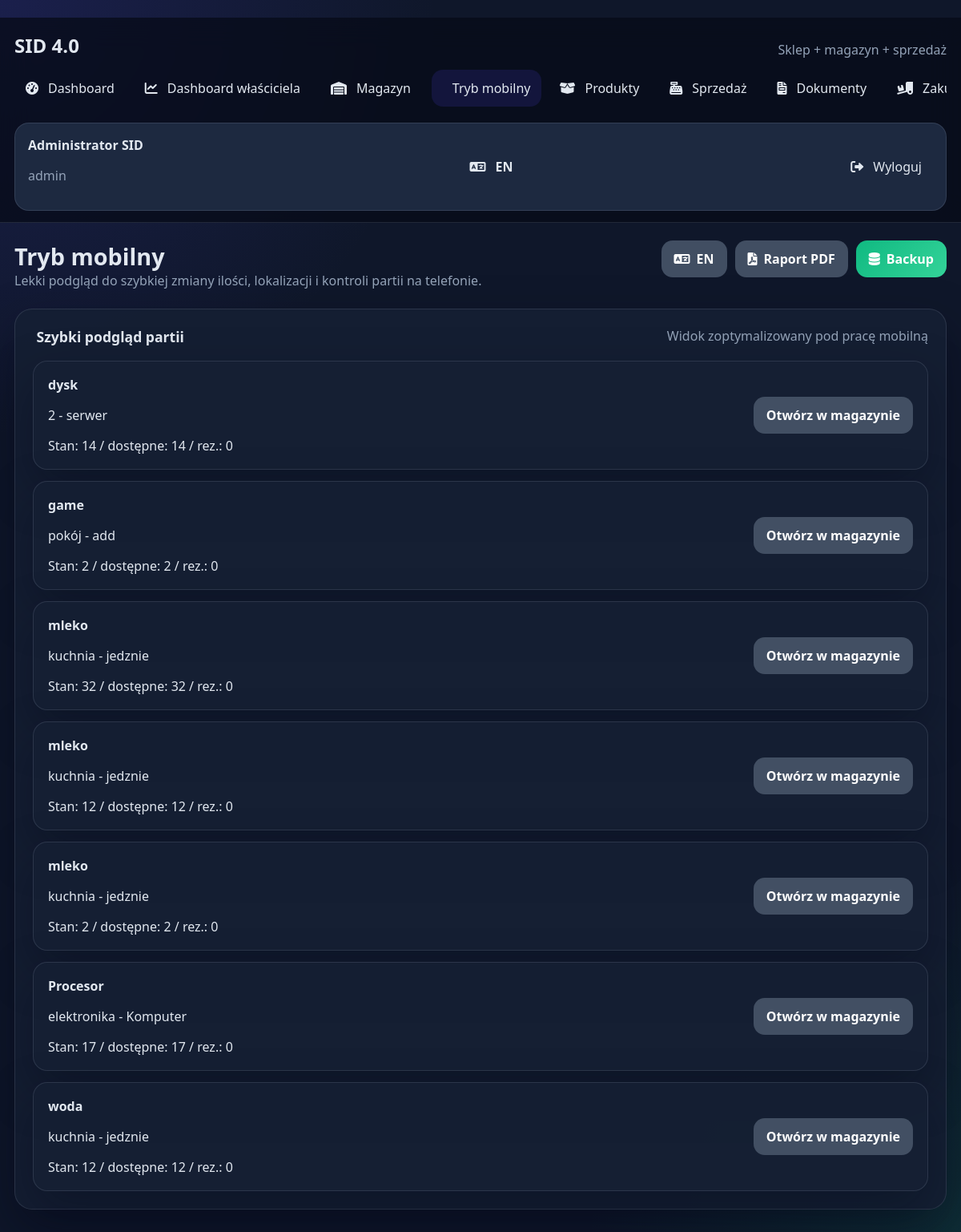
The app's page /mobile (signed in) with its own data.
### tables this page shows
CREATE TABLE users (
        id INTEGER PRIMARY KEY AUTOINCREMENT,
        username TEXT UNIQUE NOT NULL,
        full_name TEXT NOT NULL,
        password_hash TEXT NOT NULL,
        role TEXT NOT NULL,
        active INTEGER NOT NULL DEFAULT 1,
        created_at TEXT NOT NULL
    );

CREATE TABLE stock_batches (
        id INTEGER PRIMARY KEY AUTOINCREMENT,
        product_id INTEGER NOT NULL,
        warehouse_id INTEGER NOT NULL,
        quantity INTEGER NOT NULL DEFAULT 0,
        expiry_date TEXT,
        purchase_date TEXT,
        lot_number TEXT,
        serial_number TEXT,
        document TEXT,
        image TEXT,
        is_active INTEGER NOT NULL DEFAULT 1,
        created_at TEXT NOT NULL,
        updated_at TEXT NOT NULL,
        FOREIGN KEY(product_id) REFERENCES products(id),
        FOREIGN KEY(warehouse_id) REFERENCES warehouses(id)
    );

CREATE TABLE products (
        id INTEGER PRIMARY KEY AUTOINCREMENT,
        title TEXT NOT NULL,
        sku TEXT UNIQUE,
        ean TEXT,
        category TEXT,
        brand TEXT,
        unit TEXT NOT NULL DEFAULT 'szt.',
        min_quantity INTEGER NOT NULL DEFAULT 0,
        purchase_price REAL NOT NULL DEFAULT 0,
        sale_price REAL NOT NULL DEFAULT 0,
        image TEXT,
        document TEXT,
        notes TEXT,
        created_at TEXT NOT NULL,
        updated_at TEXT NOT NULL
    );

CREATE TABLE warehouses (
        id INTEGER PRIMARY KEY AUTOINCREMENT,
        name TEXT UNIQUE NOT NULL,
        code TEXT,
        description TEXT,
        created_at TEXT NOT NULL
    );

### project.py (the view)
@app.route("/mobile")
@login_required
def mobile_view():
    return render_template("mobile.html", items=get_inventory_items())

### project.py (called while the page is built)
def int_safe(value, default=0):
    try:
        if value is None or str(value).strip() == "":
            return default
        return int(float(str(value).replace(",", ".")))
    except (TypeError, ValueError):
        return default

def float_safe(value, default=0.0):
    try:
        if value is None or str(value).strip() == "":
            return default
        return float(str(value).replace(",", "."))
    except (TypeError, ValueError):
        return default

def clean_value(value, default=""):
    if value is None:
        return default
    return str(value).strip()

def get_current_language():
    lang = clean_value(session.get("lang"), "pl").lower()
    return lang if lang in SUPPORTED_LANGUAGES else "pl"

def tr(pl_text, en_text):
    return en_text if get_current_language() == "en" else pl_text

def current_language_label():
    return "EN" if get_current_language() == "en" else "PL"

def opposite_language():
    return "pl" if get_current_language() == "en" else "en"

def file_url(filename):
    if not filename:
        return ""
    return f"/static/uploads/{filename}"

def get_db():
    connection = sqlite3.connect(DATABASE, factory=ManagedSQLiteConnection)
    connection.row_factory = sqlite3.Row
    return connection

def query_all(sql, params=()):
    with get_db() as connection:
        return connection.execute(sql, params).fetchall()

def query_one(sql, params=()):
    with get_db() as connection:
        return connection.execute(sql, params).fetchone()

@app.before_request
def load_logged_user():
    user_id = session.get("user_id")
    g.user = None
    if user_id:
        g.user = query_one("SELECT * FROM users WHERE id = ? AND active = 1", (user_id,))

@app.context_processor
def inject_globals():
    return {
        "current_user": g.user,
        "roles": ROLES,
        "demo_mode": session.get("demo_mode", False),
        "current_language": get_current_language(),
        "current_language_label": current_language_label(),
        "opposite_language": opposite_language(),
        "supported_languages": SUPPORTED_LANGUAGES,
        "tr": tr,
    }

def login_required(view):
    @wraps(view)
    def wrapped_view(**kwargs):
        if g.user is None:
            return redirect(url_for("login"))
        return view(**kwargs)
    return wrapped_view

### templates/mobile.html (shortened to what this page needs)
{% extends "base.html" %}
{% block page_title %}Tryb mobilny{% endblock %}
{% block page_subtitle %}Lekki podgląd do szybkiej zmiany ilości, lokalizacji i kontroli partii na telefonie.{% endblock %}
{% block content %}
<section class="panel-card">
    <div class="panel-head">
        <h3> Szybki podgląd partii</h3>
        <span>Widok zoptymalizowany pod pracę mobilną</span>
    </div>
    <div class="mobile-list">
        {% for item in items %}
            <article class="mobile-card">
                <div class="mobile-card-copy">
                    <strong>{{ item.title }}</strong>
                    <p>{{ item.warehouse_name }} - {{ item.category }}</p>
                    <span id="mobile-qty-{{ item.batch_id }}">Stan: {{ item.quantity_int }} / dostępne: {{ item.available_quantity_int }} / rez.: {{ item.reserved_quantity_int }}</span>
                </div>
                <div class="mobile-actions">
                    <a href="{{ url_for('inventory') }}" class="btn-secondary">Otwórz w magazynie</a>
                </div>
            </article>
        {% else %}
            <article class="mobile-card"><strong>Brak danych</strong><p>Brak pozycji do wyświetlenia.</p></article>
        {% endfor %}
    </div>
</section>
{% endblock %}

### templates/base.html (shortened to what this page needs)
﻿<!DOCTYPE html>
<html lang="{{ current_language }}" data-app-lang="{{ current_language }}">
<head>
    <link rel="stylesheet" href="{{ url_for('static', filename='style.css') }}">
    <link rel="stylesheet" href="https://cdnjs.cloudflare.com/ajax/libs/font-awesome/6.0.0/css/all.min.css">
</head>
<body class="app-shell" data-app-lang="{{ current_language }}">
    <aside class="sidebar">
        <div class="brand-block">
            <h1>SID 4.0</h1>
            <p>{{ tr("Sklep + magazyn + sprzedaż", "Store + warehouse + sales") }}</p>
        </div>
        <nav class="sidebar-nav">
            <a href="{{ url_for('dashboard') }}" class="{% if request.endpoint == 'dashboard' %}active{% endif %}"><i class="fas fa-gauge-high"></i> Dashboard</a>
            {% if current_user and current_user['role'] in ['admin', 'manager'] %}<a href="{{ url_for('owner_dashboard') }}" class="{% if request.endpoint == 'owner_dashboard' %}active{% endif %}"><i class="fas fa-chart-line"></i> {{ tr("Dashboard właściciela", "Owner dashboard") }}</a>{% endif %}
            <a href="{{ url_for('inventory') }}" class="{% if request.endpoint in ['inventory', 'add_inventory', 'edit_inventory'] %}active{% endif %}"><i class="fas fa-warehouse"></i> {{ tr("Magazyn", "Inventory") }}</a>
            <a href="{{ url_for('mobile_view') }}" class="{% if request.endpoint == 'mobile_view' %}active{% endif %}"> {{ tr("Tryb mobilny", "Mobile mode") }}</a>
            <a href="{{ url_for('products') }}" class="{% if request.endpoint == 'products' %}active{% endif %}"><i class="fas fa-box-open"></i> {{ tr("Produkty", "Products") }}</a>
            <a href="{{ url_for('sales') }}" class="{% if request.endpoint == 'sales' %}active{% endif %}"><i class="fas fa-cash-register"></i> {{ tr("Sprzedaż", "Sales") }}</a>
            <a href="{{ url_for('documents') }}" class="{% if request.endpoint in ['documents', 'document_detail', 'document_pdf'] %}active{% endif %}"><i class="fas fa-file-invoice"></i> {{ tr("Dokumenty", "Documents") }}</a>
            <a href="{{ url_for('purchases') }}" class="{% if request.endpoint == 'purchases' %}active{% endif %}"><i class="fas fa-truck-loading"></i> {{ tr("Zakupy", "Purchases") }}</a>
        </nav>
        <div class="sidebar-footer">
            <div><strong>{{ current_user['full_name'] if current_user else tr('Gość', 'Guest') }}</strong><p>{{ current_user['role'] if current_user else '' }}</p></div>
            <a href="{{ url_for('set_language', lang=opposite_language, next=request.full_path) }}" class="language-toggle"><i class="fas fa-language"></i> {{ opposite_language|upper }}</a>
            <a href="{{ url_for('logout') }}" class="logout-link"><i class="fas fa-sign-out-alt"></i> {{ tr("Wyloguj", "Log out") }}</a>
        </div>
    </aside>
    <main class="main-area">
        <header class="topbar">
            <div><h2>{% block page_title %}{% endblock %}</h2><p>{% block page_subtitle %}{% endblock %}</p></div>
            <div class="topbar-actions"><a href="{{ url_for('set_language', lang=opposite_language, next=request.full_path) }}" class="btn-secondary language-toggle"><i class="fas fa-language"></i> {{ opposite_language|upper }}</a><a href="{{ url_for('inventory_report') }}" class="btn-secondary"><i class="fas fa-file-pdf"></i> {{ tr("Raport PDF", "PDF report") }}</a>{% if current_user and current_user['role'] in ['admin', 'manager'] %}<a href="{{ url_for('backup') }}" class="btn-success"><i class="fas fa-database"></i> Backup</a>{% endif %}</div>
        </header>
        {% block content %}{% endblock %}
    </main>
</body>
</html>

### records on screen
users: full_name "Administrator SID", role "admin"
stock_batches: title "dysk", warehouse_name "2", category "serwer", quantity_int "14", available_quantity_int "14", reserved_quantity_int "0"
stock_batches: title "game", warehouse_name "pokój", category "add", quantity_int "2", available_quantity_int "2", reserved_quantity_int "0"
stock_batches: title "mleko", warehouse_name "kuchnia", category "jedznie", quantity_int "32", available_quantity_int "32", reserved_quantity_int "0"
stock_batches: title "mleko", warehouse_name "kuchnia", category "jedznie", quantity_int "12", available_quantity_int "12", reserved_quantity_int "0"
stock_batches: title "mleko", warehouse_name "kuchnia", category "jedznie", quantity_int "2", available_quantity_int "2", reserved_quantity_int "0"
stock_batches: title "Procesor", warehouse_name "elektronika", category "Komputer", quantity_int "17", available_quantity_int "17", reserved_quantity_int "0"
stock_batches: title "woda", warehouse_name "kuchnia", category "jedznie", quantity_int "12", available_quantity_int "12", reserved_quantity_int "0"

### other values on screen
{{ tr("Sklep + magazyn + sprzedaż", "Store + warehouse + sales") }} "Sklep + magazyn + sprzedaż"
{{ tr("Dashboard właściciela", "Owner dashboard") }} "Dashboard właściciela"
{{ tr("Magazyn", "Inventory") }} "Magazyn"
{{ tr("Tryb mobilny", "Mobile mode") }} "Tryb mobilny"
{{ tr("Produkty", "Products") }} "Produkty"
{{ tr("Sprzedaż", "Sales") }} "Sprzedaż"
{{ tr("Dokumenty", "Documents") }} "Dokumenty"
{{ opposite_language|upper }} "EN"
{{ tr("Wyloguj", "Log out") }} "Wyloguj"
{{ tr("Raport PDF", "PDF report") }} "Raport PDF"
